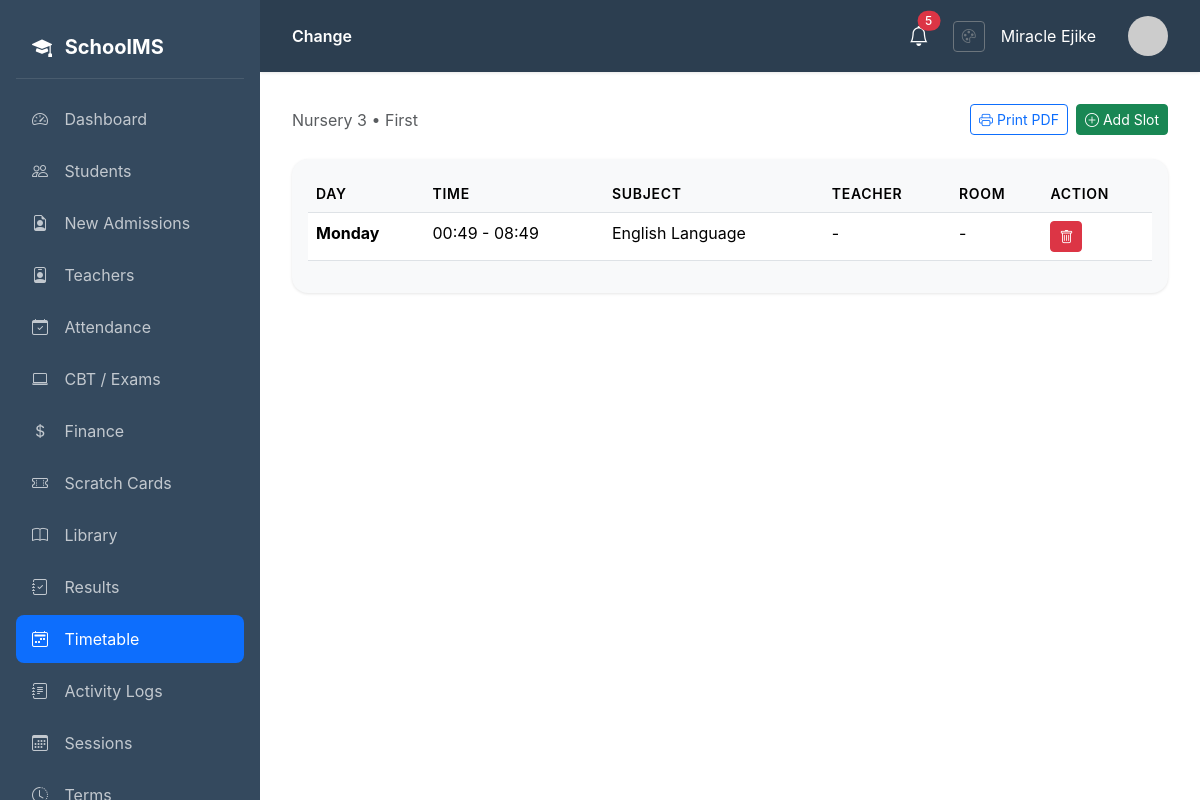
/timetable/3/ (signed in), run on the app's committed database.
### timetable/models.py (models this page shows, shortened)
class Timetable(models.Model):
    name = models.CharField(max_length=200)
    classroom = models.ForeignKey(ClassRoom, on_delete=models.CASCADE, related_name='timetables')
    term = models.ForeignKey(Term, on_delete=models.CASCADE)
    academic_session = models.ForeignKey(AcademicSession, on_delete=models.CASCADE)
    is_active = models.BooleanField(default=True)
    created_by = models.ForeignKey(User, on_delete=models.SET_NULL, null=True)
    created_at = models.DateTimeField(auto_now_add=True)
    updated_at = models.DateTimeField(auto_now=True)
    class Meta:
        unique_together = ['classroom', 'term', 'academic_session']
        ordering = ['-created_at']

class TimeSlot(models.Model):
    DAY_CHOICES = [('Monday', 'Monday'), ('Tuesday', 'Tuesday'), ('Wednesday', 'Wednesday'),
                   ('Thursday', 'Thursday'), ('Friday', 'Friday'), ('Saturday', 'Saturday')]
    timetable = models.ForeignKey(Timetable, on_delete=models.CASCADE, related_name='slots')
    day = models.CharField(max_length=20, choices=DAY_CHOICES)
    start_time = models.TimeField()
    end_time = models.TimeField()
    subject = models.ForeignKey(Subject, on_delete=models.CASCADE)
    teacher = models.ForeignKey(User, on_delete=models.SET_NULL, null=True, blank=True)
    room = models.CharField(max_length=50, blank=True)
    created_at = models.DateTimeField(auto_now_add=True)
    class Meta:
        ordering = ['day', 'start_time']

### core/models.py (models this page shows, shortened)
class ClassRoom(models.Model):
    name = models.CharField(max_length=50)
    class_level = models.ForeignKey(ClassLevel, on_delete=models.CASCADE)
    capacity = models.IntegerField(default=30)

class Term(models.Model):
    TERM_CHOICES = [
        ('First', 'First Term'),
        ('Second', 'Second Term'),
        ('Third', 'Third Term'),
    ]
    name = models.CharField(max_length=20, choices=TERM_CHOICES)
    session = models.ForeignKey(AcademicSession, on_delete=models.CASCADE)
    start_date = models.DateField()
    end_date = models.DateField()
    is_current = models.BooleanField(default=False)

class Subject(models.Model):
    name = models.CharField(max_length=100)
    code = models.CharField(max_length=10, unique=True)
    class_levels = models.ManyToManyField(ClassLevel, related_name='subjects')
    description = models.TextField(blank=True)
    icon = models.CharField(max_length=50, blank=True, help_text="Bootstrap icon class")

### timetable/views.py (the view)
# urls.py: path('<int:pk>/', views.timetable_detail, name='detail'),
@login_required
def timetable_detail(request, pk):
    timetable = get_object_or_404(Timetable, pk=pk)
    slots = timetable.slots.all().order_by('day', 'start_time')
    days = ['Monday', 'Tuesday', 'Wednesday', 'Thursday', 'Friday', 'Saturday']
    schedule = {day: slots.filter(day=day) for day in days}
    return render(request, 'timetable/timetable_detail.html', {'timetable': timetable, 'schedule': schedule})

### core/context_processors.py (called while the page is built)
def vapid_public_key(request):
    return {
        'vapid_public_key': getattr(settings, 'VAPID_PUBLIC_KEY', ''),
    }

### core/templatetags/dict_tags.py (called while the page is built)
@register.filter
def get_item(dictionary, key):
    return dictionary.get(key)

### templates/timetable/timetable_detail.html (shortened to what this page needs)
{% extends 'base.html' %}
{% load dict_tags %}
{% block page_title %}{{ timetable.name }}{% endblock %}
{% block content %}
<div class="d-flex justify-content-between align-items-center mb-4">
    <div>
        <p class="text-muted mb-0">{{ timetable.classroom.name }} • {{ timetable.term.name }}</p>
    </div>
    <div class="d-flex gap-2">
        <a href="{% url 'timetable:export_pdf' timetable.id %}" class="btn btn-outline-primary btn-sm">
            <i class="bi bi-printer me-1"></i>Print PDF
        </a>
        {% if user.profile.role == 'admin' or user.profile.role == 'teacher' %}
        <a href="{% url 'timetable:slot_create' timetable.id %}" class="btn btn-success btn-sm"><i class="bi bi-plus-circle me-1"></i>Add Slot</a>
        {% endif %}
    </div>
</div>
<div class="card">
    <div class="card-body">
        <div class="table-responsive">
            <table class="table table-hover">
                <thead>
                    <tr>
                        <th>Day</th><th>Time</th><th>Subject</th><th>Teacher</th><th>Room</th>
                        {% if user.profile.role == 'admin' or user.profile.role == 'teacher' %}<th>Action</th>{% endif %}
                    </tr>
                </thead>
                <tbody>
                    {% for day in schedule %}
                        {% for slot in schedule|get_item:day %}
                        <tr>
                            <td><strong>{{ slot.day }}</strong></td>
                            <td>{{ slot.start_time|time:"H:i" }} - {{ slot.end_time|time:"H:i" }}</td>
                            <td>{{ slot.subject.name }}</td>
                            <td>{{ slot.teacher.get_full_name|default:"-" }}</td>
                            <td>{{ slot.room|default:"-" }}</td>
                            {% if user.profile.role == 'admin' or user.profile.role == 'teacher' %}
                            <td>
                                <form method="post" action="{% url 'timetable:slot_delete' slot.id %}" style="display:inline;">
                                    <button type="submit" class="btn btn-sm btn-danger" onclick="return confirm('Delete this slot?')"><i class="bi bi-trash"></i></button>
                                </form>
                            </td>
                            {% endif %}
                        </tr>
                        {% endfor %}
                    {% endfor %}
                </tbody>
            </table>
        </div>
    </div>
</div>
{% endblock %}

### templates/base.html (shortened to what this page needs)
{% load static %}
<!DOCTYPE html>
<html lang="en">
<head>
    <link href="https://cdn.jsdelivr.net/npm/bootstrap@5.3.2/dist/css/bootstrap.min.css" rel="stylesheet">
    <link href="https://cdn.jsdelivr.net/npm/bootstrap-icons@1.11.1/font/bootstrap-icons.css" rel="stylesheet">
    <link rel="stylesheet" href="{% static 'css/theme.css' %}">
</head>
<body>
    <nav class="sidebar">
        <div class="brand">
            <i class="bi bi-mortarboard-fill me-2"></i>
            SchoolMS
        </div>
        <ul class="nav flex-column">
            <li class="nav-item">
                <a class="nav-link {% if request.resolver_match.url_name == 'dashboard' %}active{% endif %}" href="{% url 'core:dashboard' %}">
                    <i class="bi bi-speedometer2"></i> Dashboard
                </a>
            </li>
            {% if user.profile.role == 'admin' or user.profile.role == 'teacher' %}
            <li class="nav-item">
                <a class="nav-link {% if 'students' in request.path %}active{% endif %}" href="{% url 'students:student_list' %}">
                    <i class="bi bi-people"></i> Students
                </a>
            </li>
            {% endif %}
            {% if user.profile.role == 'admin' %}
            <li class="nav-item">
                <a class="nav-link {% if 'admissions' in request.path %}active{% endif %}" href="{% url 'homepage:admission_list' %}">
                    <i class="bi bi-file-earmark-person"></i> New Admissions
                </a>
            </li>
            <li class="nav-item">
                <a class="nav-link {% if 'teachers' in request.path %}active{% endif %}" href="{% url 'teachers:teacher_list' %}">
                    <i class="bi bi-person-badge"></i> Teachers
                </a>
            </li>
            {% endif %}
            {% if user.profile.role == 'admin' or user.profile.role == 'teacher' or user.profile.role == 'student' %}
            <li class="nav-item">
                <a class="nav-link {% if 'attendance' in request.path %}active{% endif %}" href="{% url 'attendance:dashboard' %}">
                    <i class="bi bi-calendar-check"></i> Attendance
                </a>
            </li>
            {% endif %}
            <li class="nav-item">
                <a class="nav-link {% if 'cbt' in request.path %}active{% endif %}" href="{% url 'cbt:dashboard' %}">
                    <i class="bi bi-laptop"></i> CBT / Exams
                </a>
            </li>
            {% if user.profile.role == 'admin' or user.profile.role == 'accountant' or user.profile.role == 'student' %}
            <li class="nav-item">
                <a class="nav-link {% if 'finance' in request.path %}active{% endif %}" href="{% url 'finance:dashboard' %}">
                    <i class="bi bi-currency-dollar"></i> Finance
                </a>
            </li>
            <li class="nav-item">
                <a class="nav-link {% if 'scratchcard' in request.path %}active{% endif %}" href="{% url 'scratchcard:dashboard' %}">
                    <i class="bi bi-ticket-perforated"></i> Scratch Cards
                </a>
            </li>
            {% endif %}
            {% if user.profile.role == 'admin' or user.profile.role == 'librarian' or user.profile.role == 'teacher' or user.profile.role == 'student' %}
            <li class="nav-item">
                <a class="nav-link {% if 'library' in request.path %}active{% endif %}" href="{% url 'library:dashboard' %}">
                    <i class="bi bi-book"></i> Library
                </a>
            </li>
            {% endif %}
            <li class="nav-item">
                <a class="nav-link {% if 'results' in request.path %}active{% endif %}" href="{% url 'students:results_dashboard' %}">
                    <i class="bi bi-journal-check"></i> Results
                </a>
            </li>
            {% if user.profile.role == 'admin' or user.profile.role == 'teacher' %}
            <li class="nav-item">
                <a class="nav-link {% if 'timetable' in request.path %}active{% endif %}" href="{% url 'timetable:list' %}">
                    <i class="bi bi-calendar2-week"></i> Timetable
                </a>
            </li>
            {% endif %}
            {% if user.profile.role == 'admin' %}
            <li class="nav-item">
                <a class="nav-link {% if 'audit-logs' in request.path %}active{% endif %}" href="{% url 'core:audit_logs' %}">
                    <i class="bi bi-journal-text"></i> Activity Logs
                </a>
            </li>
            <li class="nav-item">
                <a class="nav-link {% if 'sessions' in request.path %}active{% endif %}" href="{% url 'core:session_list' %}">
                    <i class="bi bi-calendar3"></i> Sessions
                </a>
            </li>
            <li class="nav-item">
                <a class="nav-link {% if 'terms' in request.path %}active{% endif %}" href="{% url 'core:term_list' %}">
                    <i class="bi bi-clock-history"></i> Terms
                </a>
            </li>
            {% endif %}
        </ul>
    </nav>
    <main class="main-content">
        <div class="top-bar">
            <div>
                <span class="fw-semibold">{% block page_title %}Dashboard{% endblock %}</span>
            </div>
            <div class="d-flex align-items-center gap-3">
                <div class="dropdown me-2">
                    <button class="btn btn-link text-white position-relative p-0 border-0" type="button" id="notificationBell" data-bs-toggle="dropdown" aria-expanded="false">
                        <i class="bi bi-bell fs-5"></i>
                        <span id="notification-badge" class="position-absolute top-0 start-100 translate-middle badge rounded-pill bg-danger d-none">
                        </span>
                    </button>
                </div>
                <a href="{% url 'accounts:theme_settings' %}" class="btn btn-sm btn-outline-secondary" title="Theme Settings">
                    <i class="bi bi-palette"></i>
                </a>
                <span class="me-3">{{ user.get_full_name|default:user.username }}</span>
                <img src="https://ui-avatars.com/api/?name={{ user.username }}&background=4f46e5&color=fff" class="avatar" alt="Avatar">
            </div>
        </div>
        {% block content %}{% endblock %}
    </main>
</body>
</html>

### static/css/theme.css (style rules this page uses)
:root { --primary-color: #0d6efd; --secondary-color: #6c757d; --accent-color: #198754; --navbar-color: #2c3e50; --sidebar-color: #34495e; --background-color: #ffffff; --text-color: #333333; --light-bg: #f8f9fa; --border-color: #dee2e6; }
body { background-color: var(--background-color); color: var(--text-color); transition: background-color 0.3s ease, color 0.3s ease; }
.sidebar { background-color: var(--sidebar-color) !important; transition: background-color 0.3s ease; }
.top-bar { background-color: var(--navbar-color) !important; color: white; transition: background-color 0.3s ease; }
.card { background-color: var(--light-bg); color: var(--text-color); border-color: var(--border-color) !important; transition: background-color 0.3s ease, color 0.3s ease; }
.main-content { background-color: var(--background-color); transition: background-color 0.3s ease; }
.table { color: var(--text-color); }
.table thead th { border-bottom-color: var(--border-color); background-color: var(--light-bg); }
.table tbody td { border-bottom-color: var(--border-color); }
.sidebar .nav-link { color: rgba(255, 255, 255, 0.7); }
.sidebar .nav-link:hover, .sidebar .nav-link.active { background-color: var(--primary-color) !important; color: white; }

### templates/base.html (style rules this page uses)
body { font-family: 'Inter', -apple-system, BlinkMacSystemFont, 'Segoe UI', Roboto, sans-serif; background-color: var(--background-color); overflow-x: hidden; }
.reveal-hidden { opacity: 0; transform: translateY(20px); transition: all 0.6s cubic-bezier(0.4, 0, 0.2, 1); }
.reveal-visible { opacity: 1; transform: translateY(0); }
.btn { transition: all 0.2s ease; }
.sidebar { position: fixed; top: 0; left: 0; height: 100vh; width: var(--sidebar-width); background-color: var(--sidebar-color); padding: 1rem; overflow-y: auto; z-index: 1000; }
.sidebar .brand { color: #fff; font-size: 1.25rem; font-weight: 700; padding: 1rem; margin-bottom: 1rem; border-bottom: 1px solid rgba(255,255,255,0.1); }
.sidebar .nav-link { color: rgba(255,255,255,0.7); padding: 0.75rem 1rem; border-radius: 0.5rem; margin-bottom: 0.25rem; transition: all 0.2s; }
.sidebar .nav-link:hover, .sidebar .nav-link.active { color: #fff; background: rgba(255,255,255,0.1); }
.sidebar .nav-link i { width: 24px; margin-right: 0.75rem; }
.main-content { margin-left: var(--sidebar-width); padding: 2rem; min-height: 100vh; background-color: transparent; color: var(--text-color); position: relative; }
.top-bar { background-color: var(--navbar-color); color: white; padding: 1rem 2rem; margin: -2rem -2rem 2rem -2rem; box-shadow: 0 1px 3px rgba(0,0,0,0.1); display: flex; justify-content: space-between; align-items: center; }
.card { border: none; border-radius: 1rem; box-shadow: 0 1px 3px rgba(0,0,0,0.1); }
.table th { background: #f8fafc; font-weight: 600; font-size: 0.875rem; text-transform: uppercase; letter-spacing: 0.05em; }
.badge { font-weight: 500; }
.avatar { width: 40px; height: 40px; border-radius: 50%; object-fit: cover; }

### data on the page
Timetable: name "Change", classroom.name "Nursery 3", term.name "First"
TimeSlot: day "Monday", start_time "00:49", end_time "08:49", subject.name "English Language", teacher.get_full_name "-", room "-"

### other printed values
{{ user.get_full_name|default:user.username }} "Miracle Ejike"
